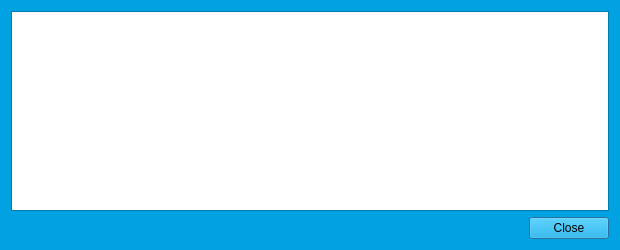
<?xml version="1.0" encoding="UTF-8"?>
<ui version="4.0">
 <class>TransactionDescDialog</class>
 <widget class="QDialog" name="TransactionDescDialog">
  <property name="geometry">
   <rect>
    <x>0</x>
    <y>0</y>
    <width>620</width>
    <height>250</height>
   </rect>
  </property>
  <property name="palette">
   <palette>
    <active>
     <colorrole role="WindowText">
      <brush brushstyle="SolidPattern">
       <color alpha="255">
        <red>0</red>
        <green>0</green>
        <blue>0</blue>
       </color>
      </brush>
     </colorrole>
     <colorrole role="Button">
      <brush brushstyle="SolidPattern">
       <color alpha="255">
        <red>0</red>
        <green>162</green>
        <blue>225</blue>
       </color>
      </brush>
     </colorrole>
     <colorrole role="Light">
      <brush brushstyle="SolidPattern">
       <color alpha="255">
        <red>82</red>
        <green>207</green>
        <blue>255</blue>
       </color>
      </brush>
     </colorrole>
     <colorrole role="Midlight">
      <brush brushstyle="SolidPattern">
       <color alpha="255">
        <red>41</red>
        <green>184</green>
        <blue>240</blue>
       </color>
      </brush>
     </colorrole>
     <colorrole role="Dark">
      <brush brushstyle="SolidPattern">
       <color alpha="255">
        <red>0</red>
        <green>81</green>
        <blue>112</blue>
       </color>
      </brush>
     </colorrole>
     <colorrole role="Mid">
      <brush brushstyle="SolidPattern">
       <color alpha="255">
        <red>0</red>
        <green>108</green>
        <blue>150</blue>
       </color>
      </brush>
     </colorrole>
     <colorrole role="Text">
      <brush brushstyle="SolidPattern">
       <color alpha="255">
        <red>0</red>
        <green>0</green>
        <blue>0</blue>
       </color>
      </brush>
     </colorrole>
     <colorrole role="BrightText">
      <brush brushstyle="SolidPattern">
       <color alpha="255">
        <red>255</red>
        <green>255</green>
        <blue>255</blue>
       </color>
      </brush>
     </colorrole>
     <colorrole role="ButtonText">
      <brush brushstyle="SolidPattern">
       <color alpha="255">
        <red>0</red>
        <green>0</green>
        <blue>0</blue>
       </color>
      </brush>
     </colorrole>
     <colorrole role="Base">
      <brush brushstyle="SolidPattern">
       <color alpha="255">
        <red>255</red>
        <green>255</green>
        <blue>255</blue>
       </color>
      </brush>
     </colorrole>
     <colorrole role="Window">
      <brush brushstyle="SolidPattern">
       <color alpha="255">
        <red>0</red>
        <green>162</green>
        <blue>225</blue>
       </color>
      </brush>
     </colorrole>
     <colorrole role="Shadow">
      <brush brushstyle="SolidPattern">
       <color alpha="255">
        <red>0</red>
        <green>0</green>
        <blue>0</blue>
       </color>
      </brush>
     </colorrole>
     <colorrole role="AlternateBase">
      <brush brushstyle="SolidPattern">
       <color alpha="255">
        <red>127</red>
        <green>208</green>
        <blue>240</blue>
       </color>
      </brush>
     </colorrole>
     <colorrole role="ToolTipBase">
      <brush brushstyle="SolidPattern">
       <color alpha="255">
        <red>255</red>
        <green>255</green>
        <blue>220</blue>
       </color>
      </brush>
     </colorrole>
     <colorrole role="ToolTipText">
      <brush brushstyle="SolidPattern">
       <color alpha="255">
        <red>0</red>
        <green>0</green>
        <blue>0</blue>
       </color>
      </brush>
     </colorrole>
    </active>
    <inactive>
     <colorrole role="WindowText">
      <brush brushstyle="SolidPattern">
       <color alpha="255">
        <red>0</red>
        <green>0</green>
        <blue>0</blue>
       </color>
      </brush>
     </colorrole>
     <colorrole role="Button">
      <brush brushstyle="SolidPattern">
       <color alpha="255">
        <red>0</red>
        <green>162</green>
        <blue>225</blue>
       </color>
      </brush>
     </colorrole>
     <colorrole role="Light">
      <brush brushstyle="SolidPattern">
       <color alpha="255">
        <red>82</red>
        <green>207</green>
        <blue>255</blue>
       </color>
      </brush>
     </colorrole>
     <colorrole role="Midlight">
      <brush brushstyle="SolidPattern">
       <color alpha="255">
        <red>41</red>
        <green>184</green>
        <blue>240</blue>
       </color>
      </brush>
     </colorrole>
     <colorrole role="Dark">
      <brush brushstyle="SolidPattern">
       <color alpha="255">
        <red>0</red>
        <green>81</green>
        <blue>112</blue>
       </color>
      </brush>
     </colorrole>
     <colorrole role="Mid">
      <brush brushstyle="SolidPattern">
       <color alpha="255">
        <red>0</red>
        <green>108</green>
        <blue>150</blue>
       </color>
      </brush>
     </colorrole>
     <colorrole role="Text">
      <brush brushstyle="SolidPattern">
       <color alpha="255">
        <red>0</red>
        <green>0</green>
        <blue>0</blue>
       </color>
      </brush>
     </colorrole>
     <colorrole role="BrightText">
      <brush brushstyle="SolidPattern">
       <color alpha="255">
        <red>255</red>
        <green>255</green>
        <blue>255</blue>
       </color>
      </brush>
     </colorrole>
     <colorrole role="ButtonText">
      <brush brushstyle="SolidPattern">
       <color alpha="255">
        <red>0</red>
        <green>0</green>
        <blue>0</blue>
       </color>
      </brush>
     </colorrole>
     <colorrole role="Base">
      <brush brushstyle="SolidPattern">
       <color alpha="255">
        <red>255</red>
        <green>255</green>
        <blue>255</blue>
       </color>
      </brush>
     </colorrole>
     <colorrole role="Window">
      <brush brushstyle="SolidPattern">
       <color alpha="255">
        <red>0</red>
        <green>162</green>
        <blue>225</blue>
       </color>
      </brush>
     </colorrole>
     <colorrole role="Shadow">
      <brush brushstyle="SolidPattern">
       <color alpha="255">
        <red>0</red>
        <green>0</green>
        <blue>0</blue>
       </color>
      </brush>
     </colorrole>
     <colorrole role="AlternateBase">
      <brush brushstyle="SolidPattern">
       <color alpha="255">
        <red>127</red>
        <green>208</green>
        <blue>240</blue>
       </color>
      </brush>
     </colorrole>
     <colorrole role="ToolTipBase">
      <brush brushstyle="SolidPattern">
       <color alpha="255">
        <red>255</red>
        <green>255</green>
        <blue>220</blue>
       </color>
      </brush>
     </colorrole>
     <colorrole role="ToolTipText">
      <brush brushstyle="SolidPattern">
       <color alpha="255">
        <red>0</red>
        <green>0</green>
        <blue>0</blue>
       </color>
      </brush>
     </colorrole>
    </inactive>
    <disabled>
     <colorrole role="WindowText">
      <brush brushstyle="SolidPattern">
       <color alpha="255">
        <red>0</red>
        <green>81</green>
        <blue>112</blue>
       </color>
      </brush>
     </colorrole>
     <colorrole role="Button">
      <brush brushstyle="SolidPattern">
       <color alpha="255">
        <red>0</red>
        <green>162</green>
        <blue>225</blue>
       </color>
      </brush>
     </colorrole>
     <colorrole role="Light">
      <brush brushstyle="SolidPattern">
       <color alpha="255">
        <red>82</red>
        <green>207</green>
        <blue>255</blue>
       </color>
      </brush>
     </colorrole>
     <colorrole role="Midlight">
      <brush brushstyle="SolidPattern">
       <color alpha="255">
        <red>41</red>
        <green>184</green>
        <blue>240</blue>
       </color>
      </brush>
     </colorrole>
     <colorrole role="Dark">
      <brush brushstyle="SolidPattern">
       <color alpha="255">
        <red>0</red>
        <green>81</green>
        <blue>112</blue>
       </color>
      </brush>
     </colorrole>
     <colorrole role="Mid">
      <brush brushstyle="SolidPattern">
       <color alpha="255">
        <red>0</red>
        <green>108</green>
        <blue>150</blue>
       </color>
      </brush>
     </colorrole>
     <colorrole role="Text">
      <brush brushstyle="SolidPattern">
       <color alpha="255">
        <red>0</red>
        <green>81</green>
        <blue>112</blue>
       </color>
      </brush>
     </colorrole>
     <colorrole role="BrightText">
      <brush brushstyle="SolidPattern">
       <color alpha="255">
        <red>255</red>
        <green>255</green>
        <blue>255</blue>
       </color>
      </brush>
     </colorrole>
     <colorrole role="ButtonText">
      <brush brushstyle="SolidPattern">
       <color alpha="255">
        <red>0</red>
        <green>81</green>
        <blue>112</blue>
       </color>
      </brush>
     </colorrole>
     <colorrole role="Base">
      <brush brushstyle="SolidPattern">
       <color alpha="255">
        <red>0</red>
        <green>162</green>
        <blue>225</blue>
       </color>
      </brush>
     </colorrole>
     <colorrole role="Window">
      <brush brushstyle="SolidPattern">
       <color alpha="255">
        <red>0</red>
        <green>162</green>
        <blue>225</blue>
       </color>
      </brush>
     </colorrole>
     <colorrole role="Shadow">
      <brush brushstyle="SolidPattern">
       <color alpha="255">
        <red>0</red>
        <green>0</green>
        <blue>0</blue>
       </color>
      </brush>
     </colorrole>
     <colorrole role="AlternateBase">
      <brush brushstyle="SolidPattern">
       <color alpha="255">
        <red>0</red>
        <green>162</green>
        <blue>225</blue>
       </color>
      </brush>
     </colorrole>
     <colorrole role="ToolTipBase">
      <brush brushstyle="SolidPattern">
       <color alpha="255">
        <red>255</red>
        <green>255</green>
        <blue>220</blue>
       </color>
      </brush>
     </colorrole>
     <colorrole role="ToolTipText">
      <brush brushstyle="SolidPattern">
       <color alpha="255">
        <red>0</red>
        <green>0</green>
        <blue>0</blue>
       </color>
      </brush>
     </colorrole>
    </disabled>
   </palette>
  </property>
  <property name="windowTitle">
   <string>Transaction details</string>
  </property>
  <layout class="QVBoxLayout" name="verticalLayout">
   <item>
    <widget class="QTextEdit" name="detailText">
     <property name="toolTip">
      <string>This pane shows a detailed description of the transaction</string>
     </property>
     <property name="readOnly">
      <bool>true</bool>
     </property>
    </widget>
   </item>
   <item>
    <widget class="QDialogButtonBox" name="buttonBox">
     <property name="orientation">
      <enum>Qt::Horizontal</enum>
     </property>
     <property name="standardButtons">
      <set>QDialogButtonBox::Close</set>
     </property>
    </widget>
   </item>
  </layout>
 </widget>
 <resources/>
 <connections>
  <connection>
   <sender>buttonBox</sender>
   <signal>accepted()</signal>
   <receiver>TransactionDescDialog</receiver>
   <slot>accept()</slot>
   <hints>
    <hint type="sourcelabel">
     <x>248</x>
     <y>254</y>
    </hint>
    <hint type="destinationlabel">
     <x>157</x>
     <y>274</y>
    </hint>
   </hints>
  </connection>
  <connection>
   <sender>buttonBox</sender>
   <signal>rejected()</signal>
   <receiver>TransactionDescDialog</receiver>
   <slot>reject()</slot>
   <hints>
    <hint type="sourcelabel">
     <x>316</x>
     <y>260</y>
    </hint>
    <hint type="destinationlabel">
     <x>286</x>
     <y>274</y>
    </hint>
   </hints>
  </connection>
 </connections>
</ui>
